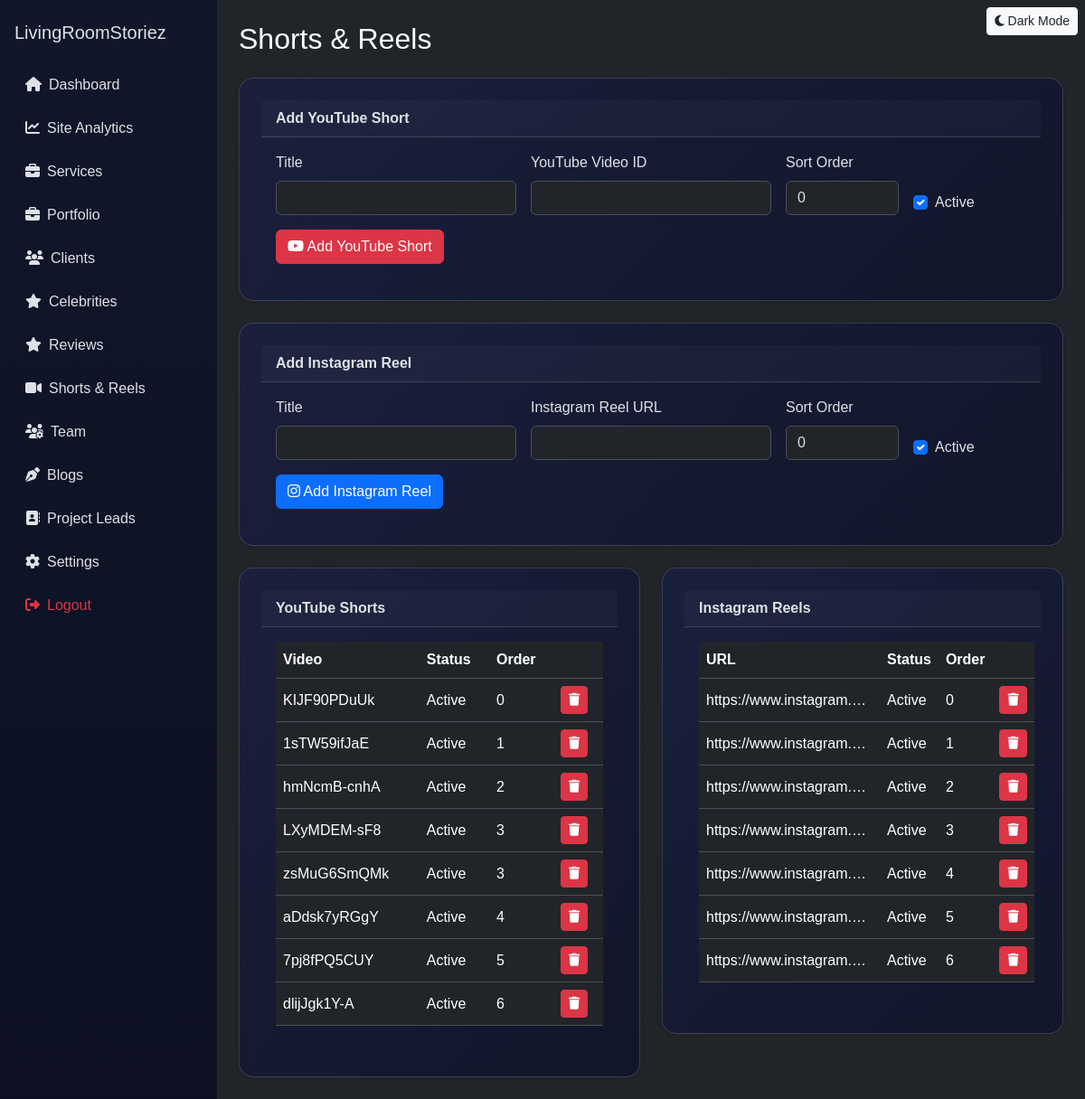
The page /admin/shorts_reels.php (signed in) on the database its author committed.
### tables this page shows
CREATE TABLE `youtube_shorts` (
  `id` int(10) UNSIGNED NOT NULL,
  `title` varchar(150) DEFAULT NULL,
  `video_id` varchar(50) NOT NULL,
  `sort_order` int(11) DEFAULT 0,
  `status` tinyint(1) DEFAULT 1,
  `created_at` timestamp NOT NULL DEFAULT current_timestamp(),
  `updated_at` timestamp NULL DEFAULT NULL ON UPDATE current_timestamp()
);

CREATE TABLE `instagram_reels` (
  `id` int(10) UNSIGNED NOT NULL,
  `title` varchar(150) DEFAULT NULL,
  `reel_url` varchar(255) NOT NULL,
  `sort_order` int(11) DEFAULT 0,
  `status` tinyint(1) DEFAULT 1,
  `created_at` timestamp NOT NULL DEFAULT current_timestamp(),
  `updated_at` timestamp NULL DEFAULT NULL ON UPDATE current_timestamp()
);

### admin/shorts_reels.php (the view, shortened to what this page needs)
<?php include 'db.php'; ?>
<?php include 'partials/header.php'; ?>
<div class="d-flex justify-content-between align-items-center mb-4">
    <h2 class="mb-0">Shorts & Reels</h2>
</div>
<div class="card mb-4 shadow-sm">
    <div class="card-header fw-semibold">Add YouTube Short</div>
    <div class="card-body">
        <form method="post" class="row g-3">
            <div class="col-md-4">
                <label class="form-label">Title</label>
                <input type="text" name="title" class="form-control">
            </div>
            <div class="col-md-4">
                <label class="form-label">YouTube Video ID</label>
                <input type="text" name="video_id" class="form-control" required>
            </div>
            <div class="col-md-2">
                <label class="form-label">Sort Order</label>
                <input type="number" name="sort_order" class="form-control" value="0">
            </div>
            <div class="col-md-2 d-flex align-items-end">
                <div class="form-check">
                    <input class="form-check-input" type="checkbox" name="status" checked>
                    <label class="form-check-label">Active</label>
                </div>
            </div>
            <div class="col-12">
                <button name="add_yt" class="btn btn-danger">
                    <i class="fab fa-youtube"></i> Add YouTube Short
                </button>
            </div>
        </form>
    </div>
</div>
<div class="card mb-4 shadow-sm">
    <div class="card-header fw-semibold">Add Instagram Reel</div>
    <div class="card-body">
        <form method="post" class="row g-3">
            <div class="col-md-4">
                <label class="form-label">Title</label>
                <input type="text" name="title" class="form-control">
            </div>
            <div class="col-md-4">
                <label class="form-label">Instagram Reel URL</label>
                <input type="url" name="reel_url" class="form-control" required>
            </div>
            <div class="col-md-2">
                <label class="form-label">Sort Order</label>
                <input type="number" name="sort_order" class="form-control" value="0">
            </div>
            <div class="col-md-2 d-flex align-items-end">
                <div class="form-check">
                    <input class="form-check-input" type="checkbox" name="status" checked>
                    <label class="form-check-label">Active</label>
                </div>
            </div>
            <div class="col-12">
                <button name="add_ig" class="btn btn-primary">
                    <i class="fab fa-instagram"></i> Add Instagram Reel
                </button>
            </div>
        </form>
    </div>
</div>
<div class="row">
    <div class="col-md-6">
        <div class="card shadow-sm">
            <div class="card-header fw-semibold">YouTube Shorts</div>
            <div class="card-body table-responsive">
                <table class="table table-hover align-middle">
                    <tr>
                        <th>Video</th>
                        <th>Status</th>
                        <th>Order</th>
                        <th></th>
                    </tr>
                    <?php
                    $yt = $conn->query("SELECT * FROM youtube_shorts ORDER BY sort_order ASC");
                    while($v = $yt->fetch_assoc()):
                    ?>
                    <tr>
                        <td><?= htmlspecialchars($v['video_id']) ?></td>
                        <td><?= $v['status'] ? 'Active' : 'Inactive' ?></td>
                        <td><?= $v['sort_order'] ?></td>
                        <td>
                            <a href="?delete=<?= $v['id'] ?>&type=yt"
                               onclick="return confirm('Delete?')"
                               class="btn btn-sm btn-danger">
                               <i class="fa fa-trash"></i>
                            </a>
                        </td>
                    </tr>
                    <?php endwhile; ?>
                </table>
            </div>
        </div>
    </div>
    <div class="col-md-6">
        <div class="card shadow-sm">
            <div class="card-header fw-semibold">Instagram Reels</div>
            <div class="card-body table-responsive">
                <table class="table table-hover align-middle">
                    <tr>
                        <th>URL</th>
                        <th>Status</th>
                        <th>Order</th>
                        <th></th>
                    </tr>
                    <?php
                    $ig = $conn->query("SELECT * FROM instagram_reels ORDER BY sort_order ASC");
                    while($r = $ig->fetch_assoc()):
                    ?>
                    <tr>
                        <td class="text-truncate" style="max-width:200px;">
                            <?= htmlspecialchars($r['reel_url']) ?>
                        </td>
                        <td><?= $r['status'] ? 'Active' : 'Inactive' ?></td>
                        <td><?= $r['sort_order'] ?></td>
                        <td>
                            <a href="?delete=<?= $r['id'] ?>&type=ig"
                               onclick="return confirm('Delete?')"
                               class="btn btn-sm btn-danger">
                               <i class="fa fa-trash"></i>
                            </a>
                        </td>
                    </tr>
                    <?php endwhile; ?>
                </table>
            </div>
        </div>
    </div>
</div>
<?php include 'partials/footer.php'; ?>

### admin/assets/css/admin.css (style rules this page uses)
html, body { overflow-x: hidden; }
body { background: radial-gradient(circle at top, #11162a, #0b0f1a 65%); color: #fff; font-family: 'Poppins', sans-serif; }
.card { background: linear-gradient(135deg, #1a1f3c, #11162a); border-radius: 16px; padding: 24px; transition: transform .25s ease, box-shadow .25s ease; }
body, .card, .sidebar, .chart-card { transition: background-color .3s ease, color .3s ease; }

### rows shown on the page
youtube_shorts: video "KIJF90PDuUk", status "Active", sort_order "0"
youtube_shorts: video "1sTW59ifJaE", status "Active", sort_order "1"
youtube_shorts: video "hmNcmB-cnhA", status "Active", sort_order "2"
youtube_shorts: video "LXyMDEM-sF8", status "Active", sort_order "3"
youtube_shorts: video "zsMuG6SmQMk", status "Active", sort_order "3"
youtube_shorts: video "aDdsk7yRGgY", status "Active", sort_order "4"
youtube_shorts: video "7pj8fPQ5CUY", status "Active", sort_order "5"
youtube_shorts: video "dlijJgk1Y-A", status "Active", sort_order "6"
instagram_reels: reel_url "https://www.instagram.…", status "Active", sort_order "0"
instagram_reels: reel_url "https://www.instagram.…", status "Active", sort_order "1"
instagram_reels: reel_url "https://www.instagram.…", status "Active", sort_order "2"
instagram_reels: reel_url "https://www.instagram.…", status "Active", sort_order "3"
instagram_reels: reel_url "https://www.instagram.…", status "Active", sort_order "4"
instagram_reels: reel_url "https://www.instagram.…", status "Active", sort_order "5"
instagram_reels: reel_url "https://www.instagram.…", status "Active", sort_order "6"
